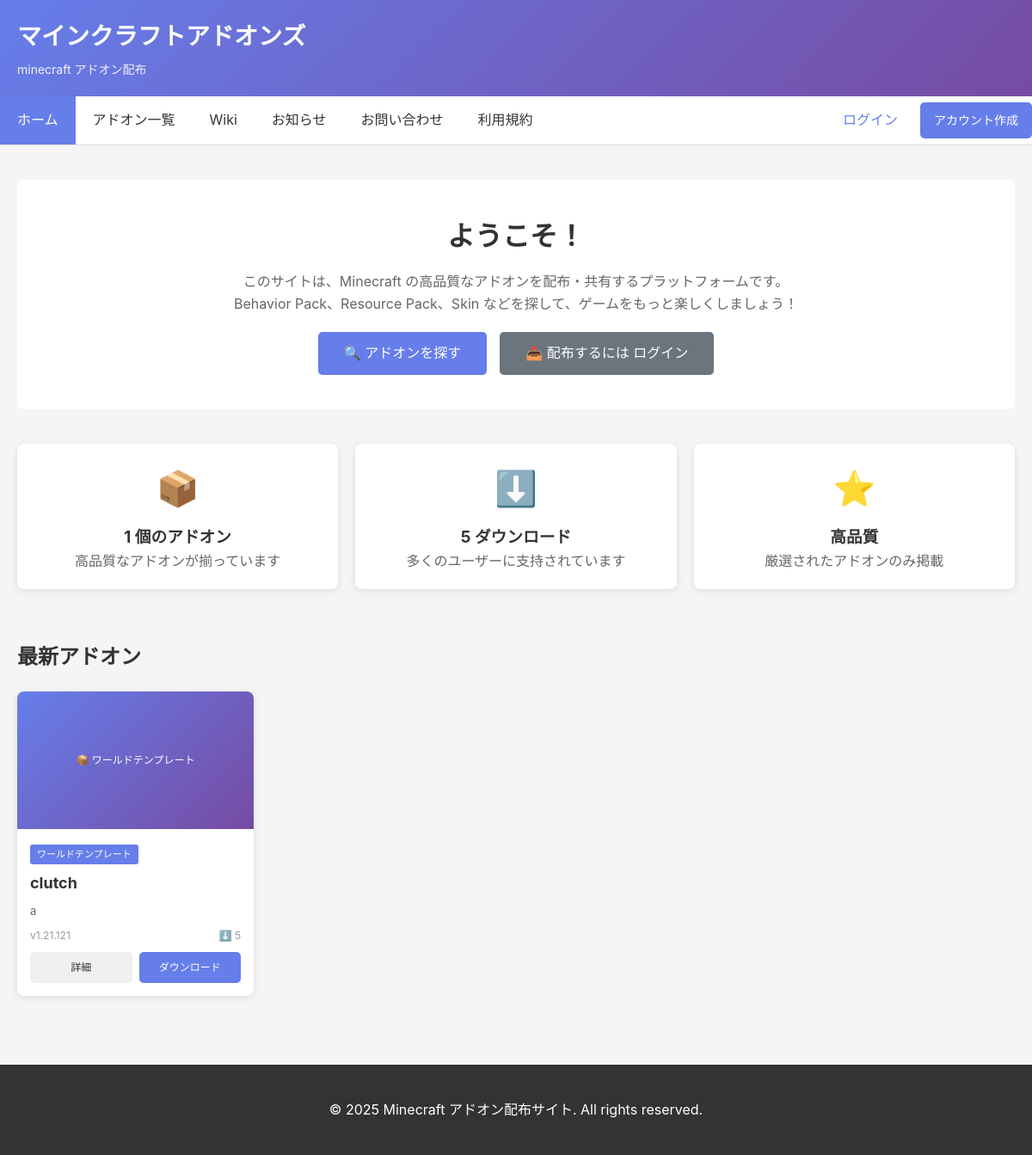
The app's page /, older data.
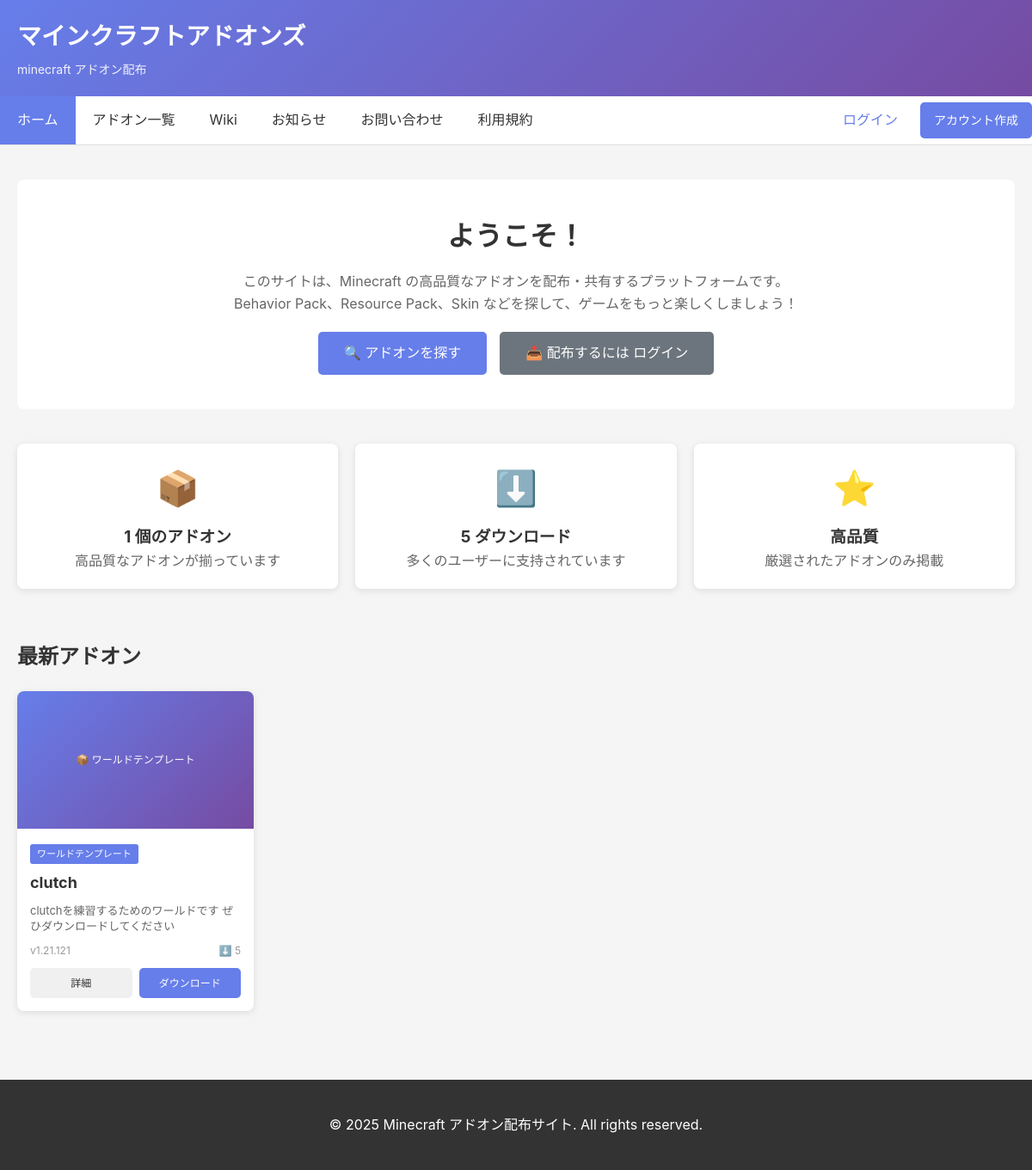
The same page, newer data.
### project/models.py (models this page shows, shortened)
class Addon(models.Model):
    ADDON_TYPE_CHOICES = [
        ('behavior', 'ビヘイビアパック'),
        ('resource', 'リソースパック'),
        ('skin', 'スキンパック'),
        ('world', 'ワールドテンプレート'),
        ('other', 'その他'),
    ]
    name = models.CharField('アドオン名', max_length=100)
    slug = models.SlugField('URL用の名前', unique=True)
    description = models.TextField('説明')
    long_description = models.TextField('詳細説明', blank=True)
    addon_type = models.CharField('種類', max_length=20, choices=ADDON_TYPE_CHOICES, default='behavior')
    version = models.CharField('バージョン', max_length=20)
    author = models.CharField('作成者', max_length=100)
    minecraft_version = models.CharField('対応 Minecraft バージョン', max_length=50, default='1.21+')
    thumbnail = models.ImageField('サムネイル', upload_to='addons/thumbnails/', null=True, blank=True)
    download_file = models.FileField('ダウンロードファイル', upload_to='addons/files/')
    downloads = models.IntegerField('ダウンロード数', default=0)
    likes = models.IntegerField('いいね数', default=0)
    created_at = models.DateTimeField('作成日', auto_now_add=True)
    updated_at = models.DateTimeField('更新日', auto_now=True)
    published = models.BooleanField('公開', default=True)
    from django.conf import settings
    owner = models.ForeignKey(settings.AUTH_USER_MODEL, verbose_name='作成者ユーザー', null=True, blank=True, on_delete=models.SET_NULL, related_name='addons')
    class Meta:
        ordering = ['-created_at']
        verbose_name = 'アドオン'
        verbose_name_plural = 'アドオン'
    def get_absolute_url(self):
        return reverse('addon_detail', kwargs={'slug': self.slug})

### project/views.py (the view)
# urls.py: path('', HomeView.as_view(), name='home'),
class HomeView(TemplateView):
    template_name = 'home.html'
    def get_context_data(self, **kwargs):
        context = super().get_context_data(**kwargs)
        try:
            context['latest_addons'] = Addon.objects.filter(published=True)[:6]
            context['addon_count'] = Addon.objects.filter(published=True).count()
            context['total_downloads'] = sum(a.downloads for a in Addon.objects.filter(published=True))
        except (ProgrammingError, OperationalError):
            context['latest_addons'] = []
            context['addon_count'] = 0
            context['total_downloads'] = 0
        return context

### templates/home.html (shortened to what this page needs)
{% extends 'base.html' %}
{% block content %}
<div style="background: white; padding: 40px; border-radius: 8px; margin-bottom: 40px; text-align: center;">
    <h2 style="font-size: 32px; margin-bottom: 15px;">ようこそ！</h2>
    <p style="font-size: 16px; color: #666; margin-bottom: 20px;">
        このサイトは、Minecraft の高品質なアドオンを配布・共有するプラットフォームです。<br>
        Behavior Pack、Resource Pack、Skin などを探して、ゲームをもっと楽しくしましょう！
    </p>
    <div style="display: flex; gap: 15px; justify-content: center; flex-wrap: wrap;">
        <a href="{% url 'addon_list' %}" class="button" style="font-size: 16px; padding: 12px 30px;">🔍 アドオンを探す</a>
        {% if user.is_authenticated %}
        <a href="{% url 'addon_upload' %}" class="button" style="background: #28a745; font-size: 16px; padding: 12px 30px;">📤 アドオンを配布する</a>
        {% else %}
        <a href="{% url 'account_login' %}" class="button" style="background: #6c757d; font-size: 16px; padding: 12px 30px;">📤 配布するには ログイン</a>
        {% endif %}
    </div>
</div>
<div style="display: grid; grid-template-columns: repeat(auto-fit, minmax(200px, 1fr)); gap: 20px; margin-bottom: 40px;">
    <div class="card" style="text-align: center;">
        <div style="font-size: 40px; margin-bottom: 10px;">📦</div>
        <h3>{{ addon_count }} 個のアドオン</h3>
        <p style="color: #666;">高品質なアドオンが揃っています</p>
    </div>
    <div class="card" style="text-align: center;">
        <div style="font-size: 40px; margin-bottom: 10px;">⬇️</div>
        <h3>{{ total_downloads }} ダウンロード</h3>
        <p style="color: #666;">多くのユーザーに支持されています</p>
    </div>
    <div class="card" style="text-align: center;">
        <div style="font-size: 40px; margin-bottom: 10px;">⭐</div>
        <h3>高品質</h3>
        <p style="color: #666;">厳選されたアドオンのみ掲載</p>
    </div>
</div>
<h2 style="margin-bottom: 20px; font-size: 24px;">最新アドオン</h2>
<div class="addon-grid">
    {% for addon in latest_addons %}
    <div class="addon-card">
        <div class="addon-card-image">
            {% if addon.thumbnail %}
                <img src="{{ addon.thumbnail.url }}" alt="{{ addon.name }}">
            {% else %}
                📦 {{ addon.get_addon_type_display }}
            {% endif %}
        </div>
        <div class="addon-card-content">
            <span class="addon-type">{{ addon.get_addon_type_display }}</span>
            <h3>{{ addon.name }}</h3>
            <p>{{ addon.description|truncatewords:15 }}</p>
            <div class="addon-meta">
                <span>v{{ addon.version }}</span>
                <span>⬇️ {{ addon.downloads }}</span>
            </div>
            <div class="addon-footer">
                <a href="{{ addon.get_absolute_url }}" class="button secondary">詳細</a>
                <a href="{% url 'download_addon' addon.slug %}" class="button">ダウンロード</a>
            </div>
        </div>
    </div>
    {% empty %}
    <p style="grid-column: 1 / -1; text-align: center; color: #999;">まだアドオンがありません。</p>
    {% endfor %}
</div>
{% endblock %}

Row changes from the older to the newer data that the page shows:
changed Addon "clutch": description "a" → "clutchを練習するためのワールドです ぜひダウンロードしてください"
